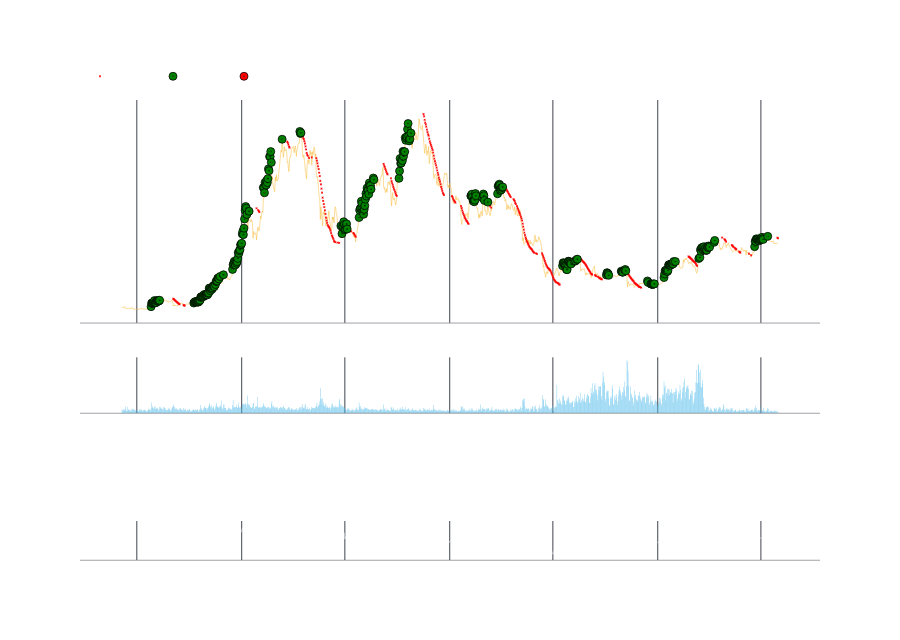

Notebook cell for this chart:
### Code cell
to_show = df#[100:550]
indicators = [
     #{'col': 'high_pred','name': 'high_pred','color': 'green','row': 1, 'mode':'lines',},
     #{'col': 'low_pred','name': 'low_pred','color': 'red','row': 1, 'mode':'lines',},
     #{'col': 'pred','name': 'pred','color': 'white','row': 1, 'mode':'lines',},
     #  {'col': 'trend+','name': 'trend+','color': 'green','row': 1, 'mode':'markers',},
       {'col': 'trend-','name': 'trend-','color': 'red','row': 1, 'mode':'markers',},
     #{'col': 'st_trigger','name': 'ST Trigger','color': 'red','row': 1, 'mode':'markers',},
     #{'col': 'st_high','name': 'ST High','color': 'green','row': 1, 'mode':'markers',},
        ]

indicators_out = [
     {'col': 'change','name': 'change','color': 'white','row': 2, 'mode':'lines',},
        ]

#https://plotly.com/python/reference/scatter/#scatter-marker-symbol
#https://plotly.com/python/reference/scatter/#scatter-marker-symbol
events = [
        {'df':to_show,'col':'buy','name': 'BUY','color': 'green','symbol': 'circle-dot' }, 
        {'df':to_show,'col':'sell','name': 'SELL','color': 'red','symbol': 'circle-dot' }, 
     ]
#if 'volume' in df.columns:
#        df.drop(columns=['volume'],inplace=True)

fig = fn.ohlc_chart(to_show,indicators=indicators,indicators_out = indicators_out, events=events) #
fig.show()

### Figure 1 — Plotly figure (JSON) as saved in the notebook; plotly's stock layout.template omitted (floating-point values rounded to 4 significant figures; data arrays with more than 128 entries replaced by an {"elided": "..."} marker saying what was removed)
{"data": [{"line": {"width": 0.5}, "marker": {"color": "#f8b935"}, "mode": "lines", "name": "Price", "showlegend": false, "type": "scatter", "x": {"elided": "1152 str values"}, "xaxis": "x", "y": {"elided": "1152 float values"}, "yaxis": "y"}, {"line": {"width": 0.5}, "marker": {"color": "red", "size": 2, "symbol": "x"}, "mode": "markers", "name": "trend-", "type": "scatter", "x": {"elided": "327 str values"}, "xaxis": "x", "y": {"elided": "327 float values"}, "yaxis": "y"}, {"marker": {"color": "green", "line": {"color": "black", "width": 0.75}, "size": 8, "symbol": "circle-dot"}, "mode": "markers", "name": "BUY", "type": "scatter", "x": {"elided": "1152 str values"}, "xaxis": "x", "y": {"elided": "1152 float values"}, "yaxis": "y"}, {"marker": {"color": "red", "line": {"color": "black", "width": 0.75}, "size": 8, "symbol": "circle-dot"}, "mode": "markers", "name": "SELL", "type": "scatter", "x": {"elided": "1152 str values"}, "xaxis": "x", "y": {"elided": "1152 null values"}, "yaxis": "y"}, {"marker": {"color": "rgba(83,189,235,0.75)", "line": {"width": 0}}, "name": "Volumen", "showlegend": false, "type": "bar", "x": {"elided": "1152 str values"}, "xaxis": "x2", "y": {"elided": "1152 float values"}, "yaxis": "y2"}, {"line": {"width": 0.5}, "marker": {"color": "white"}, "mode": "lines", "name": "change", "type": "scatter", "x": {"elided": "1152 str values"}, "xaxis": "x4", "y": {"elided": "1152 float values"}, "yaxis": "y4"}], "layout": {"font": {"color": "#ffffff", "family": "Helvetica"}, "height": 640, "legend": {"orientation": "h", "x": 0, "xanchor": "left", "y": 1.02, "yanchor": "bottom"}, "modebar": {"bgcolor": "rgba(0,0,0,0)"}, "paper_bgcolor": "rgba(0,0,0,0)", "plot_bgcolor": "rgba(0,0,0,0)", "xaxis": {"anchor": "y", "domain": [0, 1], "gridcolor": "#40444e", "linecolor": "#40444e", "linewidth": 0.5, "matches": "x4", "rangeslider": {"visible": false}, "showline": true, "showticklabels": false}, "xaxis2": {"anchor": "y2", "domain": [0, 1], "gridcolor": "#40444e", "linecolor": "#40444e", "linewidth": 0.5, "matches": "x4", "showline": true, "showticklabels": false}, "xaxis3": {"anchor": "y3", "domain": [0, 1], "gridcolor": "#40444e", "linecolor": "#40444e", "linewidth": 0.5, "matches": "x4", "showline": true, "showticklabels": false}, "xaxis4": {"anchor": "y4", "domain": [0, 1], "gridcolor": "#40444e", "linecolor": "#40444e", "linewidth": 0.5, "showline": true}, "yaxis": {"anchor": "x", "domain": [0.5156, 1], "gridcolor": "rgba(0,0,0,0)", "linecolor": "#40444e", "linewidth": 0.5, "showline": false, "showticklabels": true, "title": {"text": "Precio"}, "zeroline": false}, "yaxis2": {"anchor": "x2", "domain": [0.3195, 0.4406], "gridcolor": "rgba(0,0,0,0)", "linecolor": "#40444e", "linewidth": 0.5, "showline": false, "showticklabels": true, "title": {"text": "Volume"}, "zeroline": false}, "yaxis3": {"anchor": "x3", "domain": [0.1598, 0.2445], "gridcolor": "rgba(0,0,0,0)", "linecolor": "#40444e", "linewidth": 0.5, "showline": false, "zeroline": false}, "yaxis4": {"anchor": "x4", "domain": [0, 0.08477], "gridcolor": "rgba(0,0,0,0)", "linecolor": "#40444e", "linewidth": 0.5, "showline": false, "zeroline": false}}}
